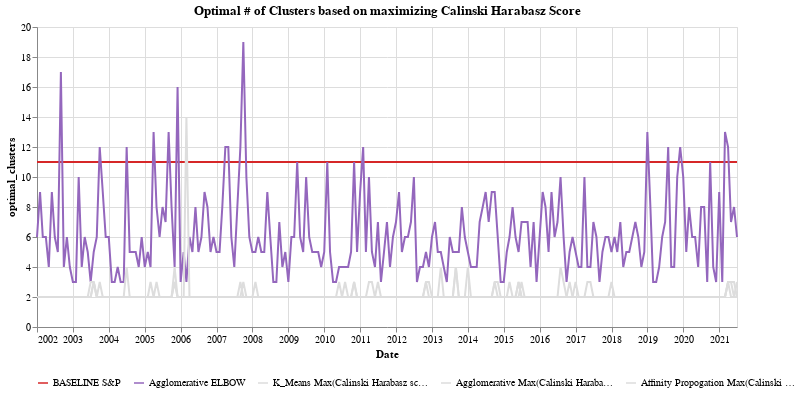

Write notebook code for a chart like this one.
### Markdown cell above
# Viz for the "Elbow" method 
### Includes baseline, 3 max-score methods, and the elbow method for Agglomerative

### Code cell
### Optimal Cluster by Calinski Harabasz score
optimal_cluster_chart = pd.concat([baseline_df['baseline_Nclusters'],elbow_ag_df['agglo_elbow_Nclusters'],km_df['calinski_harabasz_Nclusters'], ag_df['calinski_harabasz_Nclusters'], af_df['calinski_harabasz_Nclusters']], axis=1)
sort_order_list=['BASELINE S&P','Agglomerative ELBOW','K_Means Max(Calinski Harabasz score)','Agglomerative Max(Calinski Harabasz score)','Affinity Propogation Max(Calinski Harabasz score)']
optimal_cluster_chart.columns=sort_order_list
#display(optimal_cluster_chart)
optimal_cluster_chart = optimal_cluster_chart.stack().reset_index()
optimal_cluster_chart.columns=['Date','Metric','optimal_clusters']
#display(optimal_cluster_chart)

alt.Chart(optimal_cluster_chart, title="Optimal # of Clusters based on maximizing Calinski Harabasz Score").mark_line().encode(
    x=alt.X('Date:T'),
    y=alt.Y('optimal_clusters:Q'),
    color=alt.Color('Metric:N', sort=sort_order_list,
                    #scale = alt.Scale(range = ['red', 'green','light gray', 'light gray','light gray']),
                    scale = alt.Scale(range = ['#d62728', '#9467bd','light gray', 'light gray','light gray']),
            legend=alt.Legend(orient="bottom", title=None),
    ),
                    
).properties(
    width=700,
    height=300
)#.interactive()

### Figure 1 — Vega-Lite specification as saved in the notebook (floating-point values rounded to 4 significant figures; data arrays with more than 128 entries replaced by an {"elided": "..."} marker saying what was removed)
{"config": {"view": {"continuousWidth": 400, "continuousHeight": 300}}, "data": {"name": "data-7d5770c273a7b3681ea3475147218afa"}, "mark": "line", "encoding": {"color": {"type": "nominal", "field": "Metric", "legend": {"orient": "bottom", "title": null}, "scale": {"range": ["#d62728", "#9467bd", "light gray", "light gray", "light gray"]}, "sort": ["BASELINE S&P", "Agglomerative ELBOW", "K_Means Max(Calinski Harabasz score)", "Agglomerative Max(Calinski Harabasz score)", "Affinity Propogation Max(Calinski Harabasz score)"]}, "x": {"type": "temporal", "field": "Date"}, "y": {"type": "quantitative", "field": "optimal_clusters"}}, "height": 300, "title": "Optimal # of Clusters based on maximizing Calinski Harabasz Score", "width": 700, "$schema": "https://vega.github.io/schema/vega-lite/v4.8.1.json", "datasets": {"data-7d5770c273a7b3681ea3475147218afa": {"elided": "1175 records"}}}
